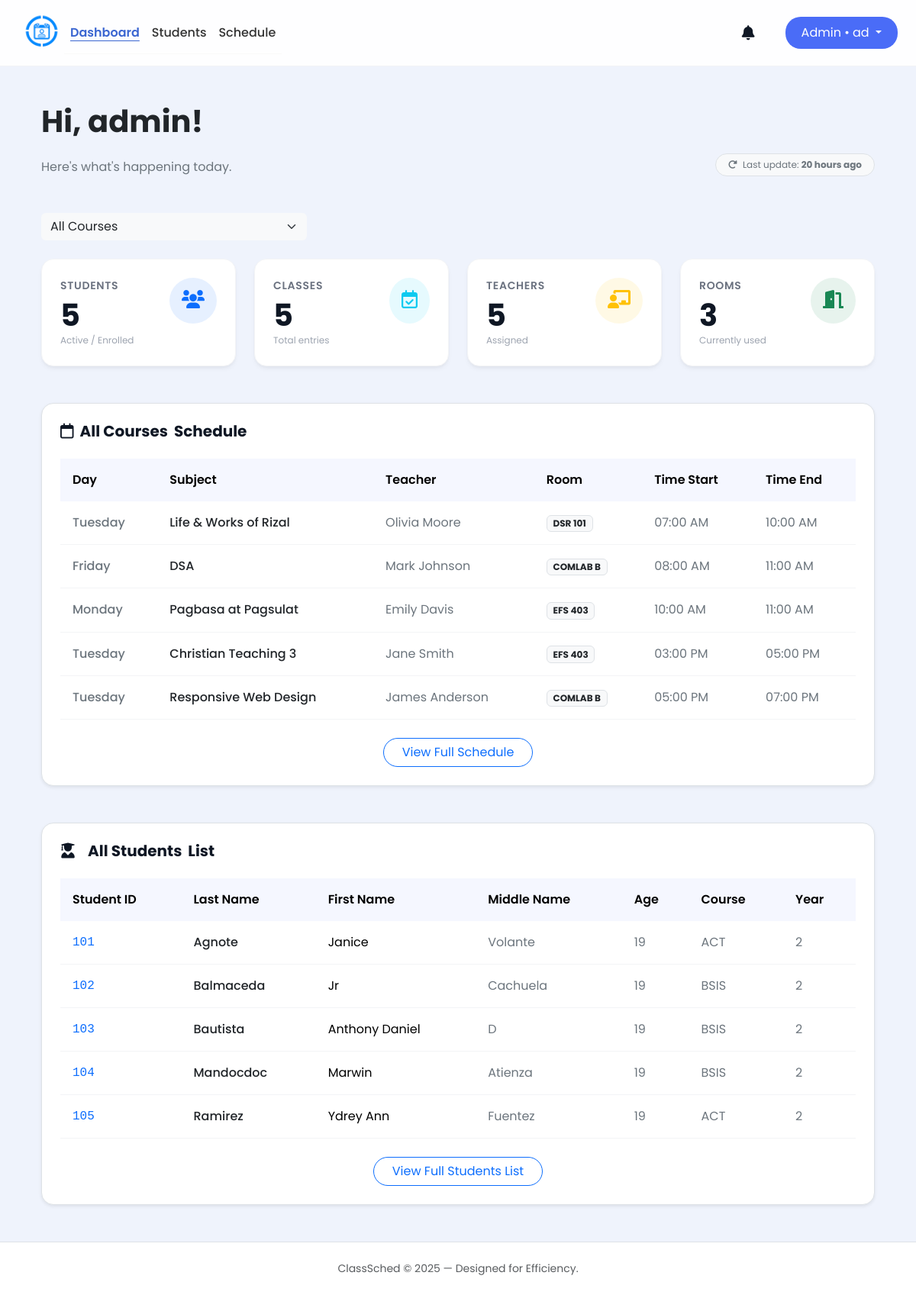
Before: /src/admin_dashboard.php (signed in) with the older database file.
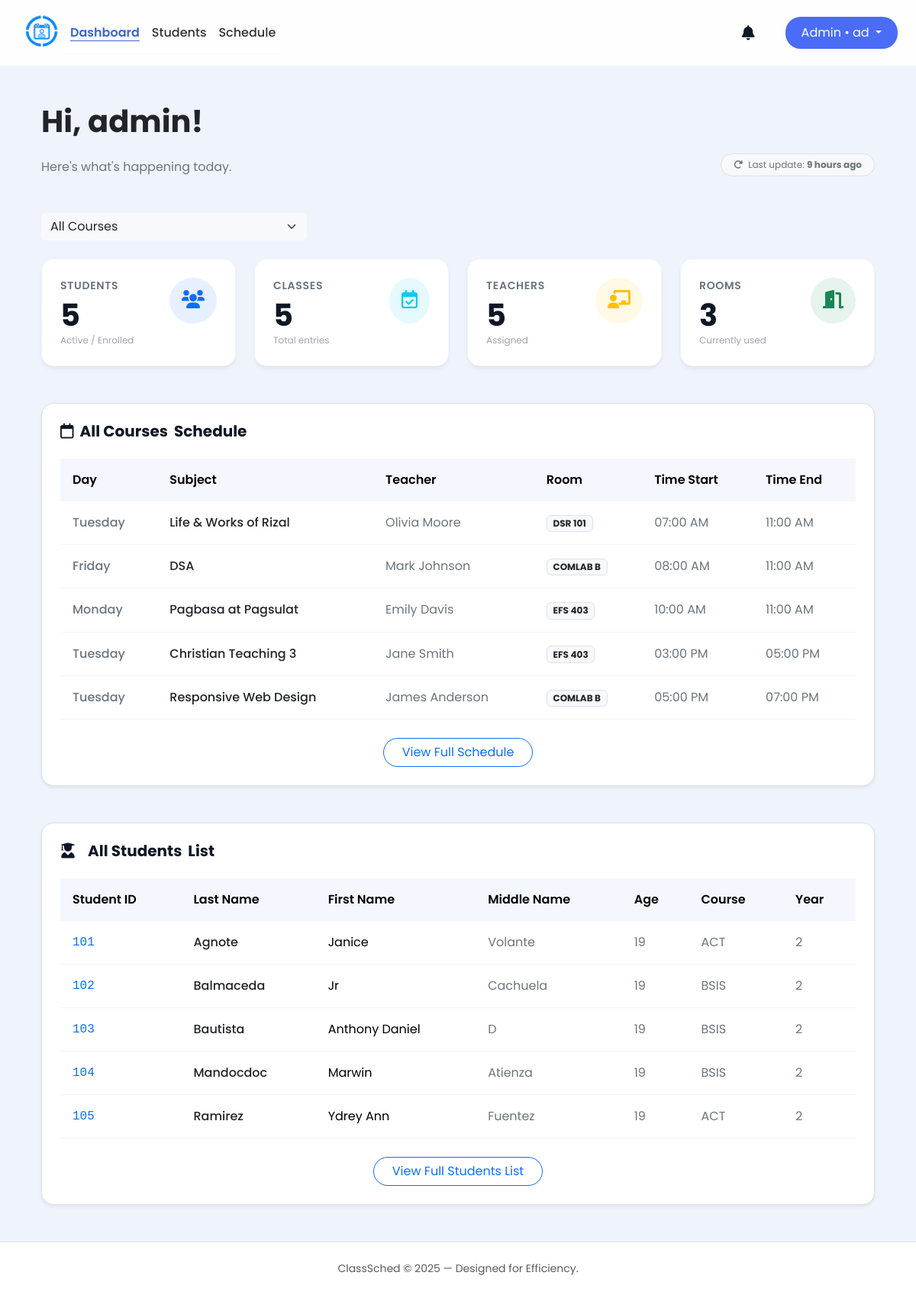
After: the same page with the newer database file.
### tables this page shows
CREATE TABLE admin_system_log (
        id INTEGER PRIMARY KEY CHECK (id = 1),
        last_activity DATETIME DEFAULT CURRENT_TIMESTAMP
    );

CREATE TABLE schedules (
        id INTEGER PRIMARY KEY AUTOINCREMENT,
        day TEXT NOT NULL,
        subject_id INTEGER NOT NULL,
        teacher_id INTEGER NOT NULL,
        room TEXT(10),
        time_start TIME,
        time_end TIME,
        course_id INTEGER NOT NULL,

        FOREIGN KEY (teacher_id) REFERENCES teachers(id),
        FOREIGN KEY (course_id) REFERENCES courses(id),
        FOREIGN KEY (subject_id) REFERENCES subjects(id)
    );

CREATE TABLE students (
        id INTEGER PRIMARY KEY AUTOINCREMENT,
        user_id INTEGER UNIQUE,
        student_number TEXT(50) NOT NULL,
        last_name TEXT(50) NOT NULL,
        first_name TEXT(50),
        middle_name TEXT(50),
        age INTEGER,
        phone_number TEXT(20),
        course_id INTEGER NOT NULL,
        year_level INTEGER,
        email TEXT(255) UNIQUE,
        last_notification_check DATETIME DEFAULT "1970-01-01 00:00:00",
        FOREIGN KEY (user_id) REFERENCES users(id),
        FOREIGN KEY (course_id) REFERENCES courses(id)
    );

### src/notification.php (called while the page is built, shortened)
<?php
function notif($role = null, $handle_actions = true) {
    $user = $_SESSION["user"];
    $user_id = $user['id'];
    $db = get_db();
    if ($role === 'admin') {
        $last_check_row = $db->querySingle("SELECT last_notification_check FROM users WHERE id = $user_id", true);
        $last_click = ($last_check_row && $last_check_row['last_notification_check']) ? $last_check_row['last_notification_check'] : '1970-01-01 00:00:00';
        $stmt_count = $db->prepare("
            SELECT COUNT(*) FROM notifications
            WHERE is_read = 0
            AND created_at > :last_click
            AND (message LIKE '%bio%' OR message LIKE '%phone%')
        ");
        $stmt_count->bindValue(':last_click', $last_click, SQLITE3_TEXT);
        $unread_count = $stmt_count->execute()->fetchArray()[0];
        $stmt_highlight = $db->prepare("
            SELECT COUNT(*) FROM notifications
            WHERE is_read = 0
            AND (message LIKE '%bio%' OR message LIKE '%phone%')
        ");
        $highlight_count = $stmt_highlight->execute()->fetchArray()[0];
    }
    $notifications = [];
    return [
        'unread_count' => $unread_count ?? 0,
        'notifications' => $notifications,
        'highlight_count' => $highlight_count ?? 0
    ];
}

### src/admin_dashboard.php (the view, shortened to what the rows shown need)
<?php
require_once __DIR__ ."/notification.php";
$db = get_db();
$user = $_SESSION["user"];
function getCourseName($id) {
    if ($id == COURSE_BSIS) return "BSIS";
    if ($id == COURSE_ACT) return "ACT";
    return "Unknown";
}
$selected_course = isset($_GET['course_id']) ? (int)$_GET['course_id'] : COURSE_ALL;
$last_update_text = "Just now";
$last_activity_row = $db->querySingle("SELECT last_activity FROM admin_system_log WHERE id = 1", true);
if ($last_activity_row) {
    $last_update_ts = (int)$last_activity_row['last_activity'];
    $time_diff = time() - $last_update_ts;
    if ($time_diff < 60) {
        $last_update_text = "Just now";
    } else {
        $tokens = [
            31536000 => 'year',
            2592000 => 'month',
            604800 => 'week',
            86400 => 'day',
            3600 => 'hour',
            60 => 'minute',
            1 => 'second'
        ];
        foreach ($tokens as $unit => $text) {
            if ($time_diff < $unit) continue;
            $numberOfUnits = floor($time_diff / $unit);
            $last_update_text = $numberOfUnits . ' ' . $text . (($numberOfUnits > 1) ? 's' : '') . ' ago';
            break;
        }
    }
}
$sql_sched = "
    SELECT
        sch.*,
        sub.subject_name AS subject_name_display,
        t.name AS teacher_name_display
    FROM schedules sch
    LEFT JOIN subjects sub ON sch.subject_id = sub.id
    LEFT JOIN teachers t ON sch.teacher_id = t.id
";
if ($selected_course !== COURSE_ALL) {
    $sql_sched .= " WHERE sch.course_id = :course_id";
} else {
    $sql_sched .= " GROUP BY sch.subject_id, sch.teacher_id, sch.room, sch.time_start, sch.time_end, sch.day";
}
$sql_sched .= " ORDER BY sch.time_start ASC";
$stmt = $db->prepare($sql_sched);
$sched_result = $stmt->execute();
$sql_students = "SELECT * FROM students";
$sql_students .= " ORDER BY last_name ASC";
$stmt_students = $db->prepare($sql_students);
$students_result = $stmt_students->execute();
        ?>
<!DOCTYPE html>
<html lang="en">
<head>
    <link href="https://cdn.jsdelivr.net/npm/bootstrap@5.3.3/dist/css/bootstrap.min.css" rel="stylesheet">
    <link href="https://cdnjs.cloudflare.com/ajax/libs/font-awesome/6.0.0/css/all.min.css" rel="stylesheet">
    <link rel="stylesheet" href="../styles/admin_dashboard.css">
    <link rel="stylesheet" href="../styles/admin.css">
    <link rel="stylesheet" href="../styles/notification.css">
</head>
<body class="d-flex flex-column min-vh-100 position-relative">
    <div class="container px-4 py-5">
        <div class="row align-items-end mb-5">
            <div class="col-md-6">
                <h1 class="fw-bold text-dark mb-4">Hi, <?php echo htmlspecialchars($user["username"]); ?>!</h1>
            </div>
            <div class="col-md-6 text-md-end mt-3 mt-md-0">
                <span class="badge bg-light text-secondary border px-3 py-2 rounded-pill fw-normal">
                    <i class="fa-solid fa-rotate-right me-1"></i> Last update: <strong id="last_update_display"><?php echo $last_update_text; ?></strong>
                </span>
            </div>
        </div>
        <div id="sched-overview" class="bg-white rounded-4 shadow-sm border p-4 mb-5">
            <div class="table-responsive">
                <table class="table custom-table table-hover mb-0">
                    <thead>
                        <tr>
                            <th>Day</th>
                            <th>Subject</th>
                            <th>Teacher</th>
                            <th>Room</th>
                            <th>Time Start</th>
                            <th>Time End</th>
                        </tr>
                    </thead>
                    <tbody id="schedule_table_body">
                        <?php while ($row = $sched_result->fetchArray(SQLITE3_ASSOC)): ?>
                        <tr>
                            <td class="fw-medium text-secondary"><?php echo htmlspecialchars($row['day'] ?? '--'); ?></td>
                            <td class="fw-medium text-dark"><?php echo htmlspecialchars($row['subject_name_display'] ?? 'Unknown Subject'); ?></td>
                            <td class="text-secondary"><?php echo htmlspecialchars($row['teacher_name_display'] ?? 'Unknown Teacher'); ?></td>
                            <td><span class="badge bg-light text-dark border"><?php echo htmlspecialchars($row['room'] ?? 'TBA'); ?></span></td>
                            <td class="text-secondary">
                                <?php echo !empty($row['time_start']) ? date("h:i A", strtotime($row['time_start'])) : '--:--'; ?>
                            </td>
                            <td class="text-secondary">
                                <?php echo !empty($row['time_end']) ? date("h:i A", strtotime($row['time_end'])) : '--:--'; ?>
                            </td>
                        </tr>
                        <?php endwhile; ?>
                    </tbody>
                </table>
            </div>
        </div>
        <div class="bg-white rounded-4 shadow-sm border p-4">
            <div id="stds-overview" class="table-responsive">
                <table class="table custom-table table-hover mb-0">
                    <thead>
                        <tr>
                            <th>Student ID</th>
                            <th>Last Name</th>
                            <th>First Name</th>
                            <th>Middle Name</th>
                            <th>Age</th>
                            <th>Course</th>
                            <th>Year</th>
                        </tr>
                    </thead>
                    <tbody id="student_table_body">
                        <?php while ($student = $students_result->fetchArray(SQLITE3_ASSOC)): ?>
                        <tr>
                            <td class="fw-medium font-monospace text-primary"><?php echo htmlspecialchars($student['student_number'] ?? '--'); ?></td>
                            <td class="fw-medium text-dark"><?php echo htmlspecialchars($student['last_name'] ?? '--'); ?></td>
                            <td><?php echo htmlspecialchars($student['first_name'] ?? '--'); ?></td>
                            <td class="text-secondary"><?php echo htmlspecialchars($student['middle_name'] ?? '--'); ?></td>
                            <td class="text-secondary"><?php echo htmlspecialchars($student['age'] ?? '--'); ?></td>
                            <td class="text-secondary"><?php echo getCourseName($student['course_id'] ?? 0); ?></td>
                            <td class="text-secondary"><?php echo htmlspecialchars($student['year_level'] ?? '--'); ?></td>
                        </tr>
                        <?php endwhile; ?>
                    </tbody>
                </table>
            </div>
        </div>
    </div>
</body>
</html>

Changed rows visible on the page:
removed schedules: day "Tuesday", subject_name_display "Life & Works of Rizal", teacher_name_display "Olivia Moore", room "DSR 101", time_start "07:00 AM", time_end "10:00 AM"
changed admin_system_log: last_activity "20 hours ago" → "9 hours ago"
added schedules: day "Tuesday", subject_name_display "Life & Works of Rizal", teacher_name_display "Olivia Moore", room "DSR 101", time_start "07:00 AM", time_end "11:00 AM"
